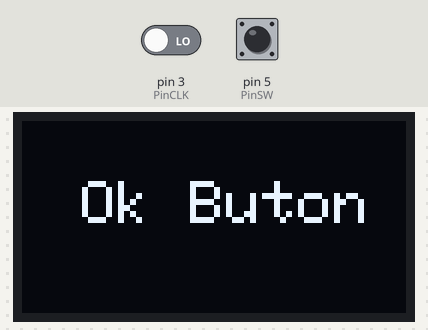
The sketch below on a simulated Arduino Uno, built with avr-gcc and run on an emulated ATmega328P. Parts: 128×64 one-colour display. The test bench sets the inputs (shaded band); at power-on: pin 5 (PinSW) HIGH, pin 3 (PinCLK) LOW. What the sketch prints to the serial monitor is not drawn.

1.3 s: pin 5 (PinSW) pulled LOW for 0.15 s
Above: at 2.5 s.
2.9 s: pin 3 (PinCLK) driven HIGH and pin 5 (PinSW) driven LOW
5.9 s: pin 5 (PinSW) pulsed HIGH 2 times (0.12 s each, 0.3 s apart)
Timing chart, 0 to 8.9 s (numbered marks = the images above; inputs shaded):
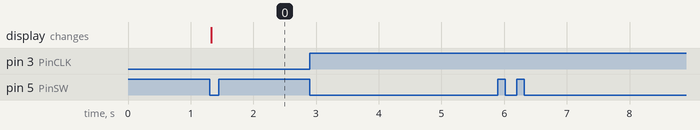

Measured:
- after the input at 1.3 s, the display: changes at once (image 0)
- after the input at 2.9 s, every drawn part: stays the same
- after the input at 5.9 s, every drawn part: stays the same

The sketch:

oled-rotaryrtcok.ino
```cpp
#include <RTClib.h>

const int PinCLK = 3;
const int PinDT = 4;
const int PinSW = 5;
int sayac = 0;
int durum = 0;
int sondurum = 0;
String isim = "M&C";
RTC_DS1307 rtc;

#include <Wire.h>
#include <Adafruit_SSD1306.h>
#define SCREEN_WIDTH 128 // OLED display width, in pixels
#define SCREEN_HEIGHT 64 // OLED display height, in pixels
#define OLED_RESET     4 // Reset pin # (or -1 if sharing Arduino reset pin)
Adafruit_SSD1306 display(SCREEN_WIDTH, SCREEN_HEIGHT, &Wire, OLED_RESET);
char dayOfTheWeek[7][12]={"Pazar", "Pazartesi", "Sali", "Carsamba", "Persembe", "Cuma", "Cumartesi"};

void setup() {
  rtc.begin();
 // rtc.adjust(DateTime(2019, 12, 30, 20, 10, 20));
  Serial.begin(9600);
  pinMode(PinCLK, INPUT);
  pinMode(PinSW, INPUT);
  pinMode(PinDT, INPUT);
  // pinMode(PinSW, INPUT);
  sondurum = digitalRead(PinCLK);
  if (!display.begin(SSD1306_SWITCHCAPVCC, 0x3C)) { // Address 0x3D for 128x64
    Serial.println(F("SSD1306 allocation failed"));
    for (;;); // Don't proceed, loop forever
  }
}

void loop() {
 // DateTime now =rtc.now();


  durum = digitalRead(PinCLK);
  if (digitalRead(PinSW) == 0)
    {
      sayac = 0;
      Serial.println("Butona basildi");
      Serial.println(sayac);
   //   Serial.print(now.day(), DEC);
    //  Oledok();
      Oledbut();
    }

 else if (durum != sondurum)
  {

    if (digitalRead(PinDT) != durum)
    {
      sayac++;
    }
    else
    {
      sayac--;
    }

  //  Oledok();

  }
  sondurum = durum;
  //RotaryRead();
//  Oledok();
Serial.println(sayac);
delay(3);

}

  void Oledok() {

    DateTime now = rtc.now();
    Serial.println(sayac);
    display.clearDisplay();
    display.setTextSize(2); // Draw 2X-scale text
    display.setTextColor(SSD1306_WHITE);
    display.setCursor(sayac, (sayac / 2));
    display.print(now.year(), DEC);
    display.print("/");
    display.print(now.month(), DEC);
    display.print("/");
    display.print(now.day(), DEC);
    display.print(now.hour(), DEC);
    display.print(':');
    display.print(now.minute(), DEC);
    display.print(':');
    display.print(now.second(), DEC);
    display.display();


  }
  void Oledbut() {

    //DateTime now = rtc.now();
  //  Serial.println(sayac);
    display.clearDisplay();
    display.setTextSize(2); // Draw 2X-scale text
    display.setTextColor(SSD1306_WHITE);
    display.setCursor(sayac, (sayac / 2));
    display.setCursor(20, 20);
    display.print("Ok Buton");

    display.display();
  }
```
